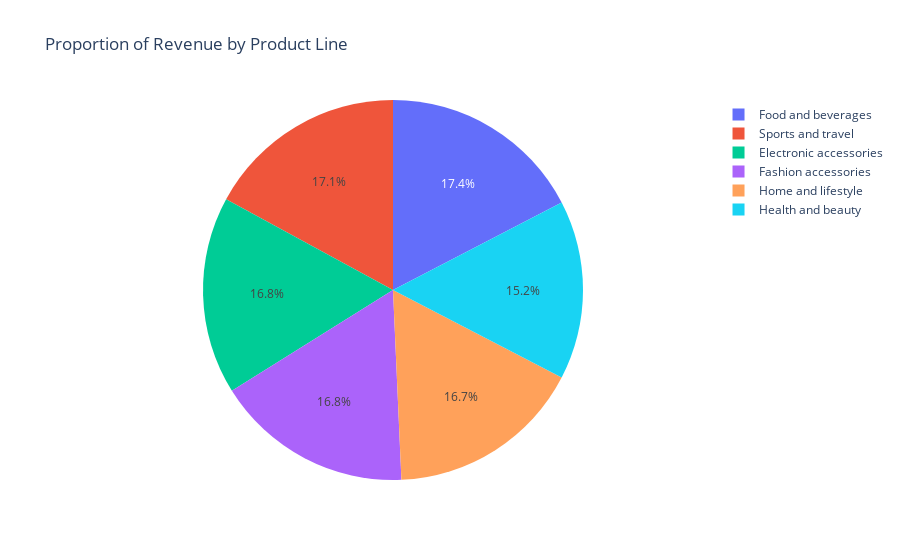

The code cell stored with this chart in its notebook:
### Code cell
fig_pie = px.pie(
    product_line_group,
    values="Total_Revenue",
    names="Product line",
    title="Proportion of Revenue by Product Line"
)
fig_pie.show()

### Figure 1 — Plotly figure (JSON) as saved in the notebook; plotly's stock layout.template omitted (floating-point values rounded to 4 significant figures)
{"data": [{"domain": {"x": [0, 1], "y": [0, 1]}, "hovertemplate": "Product line=%{label}<br>Total_Revenue=%{value}<extra></extra>", "labels": ["Electronic accessories", "Fashion accessories", "Food and beverages", "Health and beauty", "Home and lifestyle", "Sports and travel"], "legendgroup": "", "name": "", "showlegend": true, "type": "pie", "values": [51750.0, 51720.0, 53470.0, 46850.0, 51300.0, 52500.0]}], "layout": {"legend": {"tracegroupgap": 0}, "title": {"text": "Proportion of Revenue by Product Line"}}}
